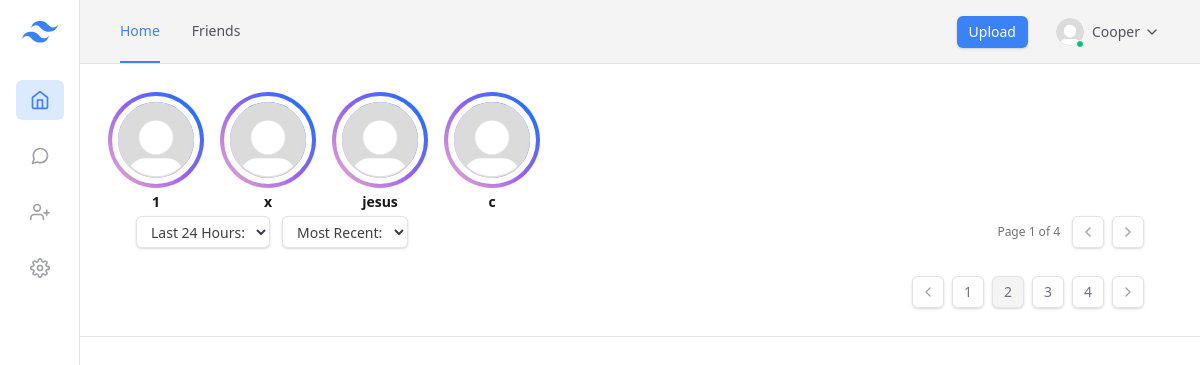
The page /home/ (signed in) on the database its author committed.
### tables this page shows
CREATE TABLE `ProfilePics` (
  `id` int NOT NULL,
  `profilePic` varchar(255) NOT NULL DEFAULT 'deafult.png'
);

CREATE TABLE `accounts` (
  `id` int NOT NULL AUTO_INCREMENT,
  `username` varchar(255) NOT NULL,
  `email` varchar(255) NOT NULL,
  `password` varchar(255) NOT NULL,
  `publicKey` varchar(255) NOT NULL,
  PRIMARY KEY (`id`),
  UNIQUE KEY `username` (`username`)
);

### src/home/index.php (the view, shortened to what this page needs)
<?php
require "../badges/badges.php";
?>
<!DOCTYPE html>
<html lang="en" >
<head>
  <link rel="stylesheet" href="./style.css">
</head>
<body>
<div class="bg-gray-100 dark:bg-gray-900 dark:text-white text-gray-600 h-screen flex overflow-hidden text-sm blur-container">
  <div class="bg-white dark:bg-gray-900 dark:border-gray-800 w-20 flex-shrink-0 border-r border-gray-200 flex-col hidden sm:flex">
    <div class="h-16 text-blue-500 flex items-center justify-center">
    </div>
    <div class="flex mx-auto flex-grow mt-4 flex-col text-gray-400 space-y-4">
      <a href="../home/">
        <button class="h-10 w-12 dark:bg-gray-700  rounded-md flex items-center justify-center bg-blue-100 text-blue-500">
          <svg viewBox="0 0 24 24" class="h-5" stroke="currentColor" stroke-width="2" fill="none" stroke-linecap="round" stroke-linejoin="round">
            <path d="M3 9l9-7 9 7v11a2 2 0 0 1-2 2H5a2 2 0 0 1-2-2z"></path>
            <polyline points="9 22 9 12 15 12 15 22"></polyline>
          </svg>
        </button>
      </a>
      <a href="../message/">
        <button class="h-10 w-12 dark:text-gray-500 rounded-md flex items-center justify-center">
        </button>
      </a>
      <a href="../AddFriends/">
      <button class="h-10 w-12 dark:text-gray-500 rounded-md flex items-center justify-center">
        <svg viewBox="0 0 24 24" class="h-5" stroke="currentColor" stroke-width="2" fill="none" stroke-linecap="round" stroke-linejoin="round">
          <path xmlns="http://www.w3.org/2000/svg" d="M16 21v-2a4 4 0 0 0-4-4H5a4 4 0 0 0-4 4v2"/>
          <circle xmlns="http://www.w3.org/2000/svg" cx="8.5" cy="7" r="4"/>
          <line xmlns="http://www.w3.org/2000/svg" x1="20" y1="10" x2="20" y2="16"/>
          <line xmlns="http://www.w3.org/2000/svg" x1="23" y1="13" x2="17" y2="13"/>
          <?php if ($pendingRequest == 1) {
              echo '<circle cx="20" cy="3" r="3" fill="red" stroke="none"/>';
          } ?>
        </svg>
      </button>
      </a>
      <a href="../settings/">
      <button class="h-10 w-12 dark:text-gray-500 rounded-md flex items-center justify-center">
      </button>
      </a>
    </div>
  </div>
  <div class="flex-grow overflow-hidden h-full flex flex-col">
    <div class="h-16 lg:flex w-full border-b border-gray-200 dark:border-gray-800  px-10">
      <div class="flex h-full text-gray-600 dark:text-gray-400">
        <a href="#" class="cursor-pointer h-full border-b-2 border-blue-500 text-blue-500 dark:text-white dark:border-white inline-flex mr-8 items-center">Home</a>
        <a href="#" class="cursor-pointer h-full border-b-2 border-transparent inline-flex items-center mr-8">Friends</a>
      </div>
      <div class="ml-auto flex items-center space-x-7">
        <button class="h-8 px-3 rounded-md shadow text-white bg-blue-500" id="Uploadimg">Upload</button>
        <div class="dropdown">
          <button class="flex items-center">
            <span class="relative flex-shrink-0">
              <img class="w-7 h-7 rounded-full" src="<?php echo $_SESSION[
                  "ProfilePic"
              ]; ?>" alt="profile" />
              <span class="absolute right-0 -mb-0.5 bottom-0 w-2 h-2 rounded-full bg-green-500 border border-white dark:border-gray-900"></span>
            </span>
            <span class="ml-2"><?php echo htmlspecialchars(
                $_SESSION["username"],
                ENT_QUOTES,
                "UTF-8"
            ); ?></span>
            <svg viewBox="0 0 24 24" class="w-4 ml-1 flex-shrink-0" stroke="currentColor" stroke-width="2" fill="none" stroke-linecap="round" stroke-linejoin="round">
              <polyline points="6 9 12 15 18 9"></polyline>
            </svg>
          </button>
        </div>
      </div>
    </div>
    <div class="flex-grow flex overflow-x-hidden">
      <div class="flex-grow bg-white dark:bg-gray-900 overflow-y-auto">
        <div class="sm:px-7 sm:pt-7 px-4 pt-4 flex flex-col w-full border-b border-gray-200 bg-white dark:bg-gray-900 dark:text-white dark:border-gray-800 sticky top-0">
          <div class="flex w-full items-center">
              <div class="flex items-center text-3xl text-gray-900 dark:text-white story-icon-container">
              <?php
              $servername = "db";
              $username = "root";
              $password = "root";
              $dbname = "Users";
              $conn = new mysqli($servername, $username, $password, $dbname);
              $sql = "SELECT * FROM `{$_SESSION["acc_id"]}-stories` ORDER BY `HasStory` DESC";
              $result = $conn->query($sql);
              if ($result->num_rows > 0) {
                  foreach ($result as $row) {
                      $servername = "db";
                      $username = "root";
                      $password = "root";
                      $dbname = "SocialNetwork";
                      $conn = new mysqli(
                          $servername,
                          $username,
                          $password,
                          $dbname
                      );
                      $sql =
                          "SELECT username FROM accounts WHERE id = " .
                          $row["FriendID"];
                      $result = $conn->query($sql);
                      $data = mysqli_fetch_assoc($result);
                      $username = $data["username"];
                      $sql =
                          "SELECT profilePic FROM ProfilePics WHERE id = " .
                          $row["FriendID"];
                      $result = $conn->query($sql);
                      $data = mysqli_fetch_assoc($result);
                      $profilepic = $data["profilePic"];
                      echo '<div class="story-image-container">
                                  <div class="img-circle">
                                    <img src="/profilepics/' .
                          $profilepic .
                          '" alt="" class="border-white-image-border dark:border-dark-image-border">
                                  </div>
                                  <p class="flex text-sm justify-center">' .
                          $username .
                          '</p>
                                </div>
                                ';
                  }
              } else {
                  echo "Add Friends For Stories to Show";
              }
              ?>
            </div>
        </div>
        <div class="sm:p-7 p-4">
          <div class="flex w-full items-center mb-7">
            <select class="inline-flex mr-3 items-center h-8 pl-2.5 pr-2 rounded-md shadow text-gray-700 dark:text-gray-400 dark:border-gray-800 border border-gray-200 bg-white dark:bg-gray-900">
              <option value="0">Last 24 Hours:</option>
            </select>
            <select class="inline-flex mr-3 items-center h-8 pl-2.5 pr-2 rounded-md shadow text-gray-700 dark:text-gray-400 dark:border-gray-800 border border-gray-200 bg-white dark:bg-gray-900">
              <option value="0">Most Recent:</option>
            </select>
            <div class="ml-auto text-gray-500 text-xs sm:inline-flex hidden items-center">
              <span class="mr-3">Page 1 of 4</span>
              <button class="inline-flex mr-2 items-center h-8 w-8 justify-center text-gray-400 rounded-md shadow border border-gray-200 dark:border-gray-800 leading-none py-0">
                <svg class="w-4" viewBox="0 0 24 24" stroke="currentColor" stroke-width="2" fill="none" stroke-linecap="round" stroke-linejoin="round">
                  <polyline points="15 18 9 12 15 6"></polyline>
                </svg>
              </button>
              <button class="inline-flex items-center h-8 w-8 justify-center text-gray-400 rounded-md shadow border border-gray-200 dark:border-gray-800 leading-none py-0">
                <svg class="w-4" viewBox="0 0 24 24" stroke="currentColor" stroke-width="2" fill="none" stroke-linecap="round" stroke-linejoin="round">
                  <polyline points="9 18 15 12 9 6"></polyline>
                </svg>
              </button>
            </div>
          </div>
          <div class="flex w-full mt-5 space-x-2 justify-end">
            <button class="inline-flex items-center h-8 w-8 justify-center text-gray-400 rounded-md shadow border border-gray-200 dark:border-gray-800 leading-none">
              <svg class="w-4" viewBox="0 0 24 24" stroke="currentColor" stroke-width="2" fill="none" stroke-linecap="round" stroke-linejoin="round">
                <polyline points="15 18 9 12 15 6"></polyline>
              </svg>
            </button>
            <button class="inline-flex items-center h-8 w-8 justify-center text-gray-500 rounded-md shadow border border-gray-200 dark:border-gray-800 leading-none">1</button>
            <button class="inline-flex items-center h-8 w-8 justify-center text-gray-500 rounded-md shadow border border-gray-200 dark:border-gray-800 bg-gray-100 dark:bg-gray-800 dark:text-white leading-none">2</button>
            <button class="inline-flex items-center h-8 w-8 justify-center text-gray-500 rounded-md shadow border border-gray-200 dark:border-gray-800 leading-none">3</button>
            <button class="inline-flex items-center h-8 w-8 justify-center text-gray-500 rounded-md shadow border border-gray-200 dark:border-gray-800 leading-none">4</button>
            <button class="inline-flex items-center h-8 w-8 justify-center text-gray-400 rounded-md shadow border border-gray-200 dark:border-gray-800 leading-none">
              <svg class="w-4" viewBox="0 0 24 24" stroke="currentColor" stroke-width="2" fill="none" stroke-linecap="round" stroke-linejoin="round">
                <polyline points="9 18 15 12 9 6"></polyline>
              </svg>
            </button>
          </div>
        </div>
      </div>
    </div>
  </div>
</div>
</body>
</html>

### rows shown on the page
1-stories: profilepics.profilePic (picture), accounts.username "1"
1-stories: profilepics.profilePic (picture), accounts.username "x"
1-stories: profilepics.profilePic (picture), accounts.username "jesus"
1-stories: profilepics.profilePic (picture), accounts.username "c"

### other values the page prints
$_SESSION["username"] "Cooper"
